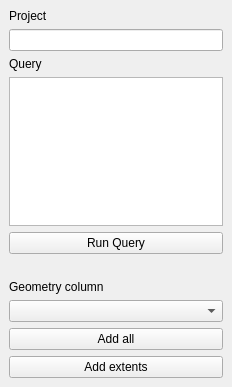
<?xml version="1.0" encoding="UTF-8"?>
<ui version="4.0">
 <class>BigQueryLayersDockWidgetBase</class>
 <widget class="QDockWidget" name="BigQueryLayersDockWidgetBase">
  <property name="geometry">
   <rect>
    <x>0</x>
    <y>0</y>
    <width>232</width>
    <height>387</height>
   </rect>
  </property>
  <property name="windowTitle">
   <string>BigQuery Layers</string>
  </property>
  <widget class="QWidget" name="dockWidgetContents">
   <layout class="QGridLayout" name="gridLayout">
    <item row="1" column="0">
     <widget class="QLineEdit" name="project_edit"/>
    </item>
    <item row="3" column="0">
     <widget class="QPlainTextEdit" name="query_edit"/>
    </item>
    <item row="0" column="0">
     <widget class="QLabel" name="project_label">
      <property name="text">
       <string>Project</string>
      </property>
     </widget>
    </item>
    <item row="2" column="0">
     <widget class="QLabel" name="query_label">
      <property name="text">
       <string>Query</string>
      </property>
     </widget>
    </item>
    <item row="6" column="0">
     <widget class="QLabel" name="query_progress_field">
      <property name="text">
       <string/>
      </property>
     </widget>
    </item>
    <item row="12" column="0">
     <widget class="QPushButton" name="add_extents_button">
      <property name="text">
       <string>Add extents</string>
      </property>
     </widget>
    </item>
    <item row="4" column="0">
     <widget class="QPushButton" name="run_query_button">
      <property name="text">
       <string>Run Query</string>
      </property>
     </widget>
    </item>
    <item row="11" column="0">
     <widget class="QPushButton" name="add_all_button">
      <property name="text">
       <string>Add all</string>
      </property>
     </widget>
    </item>
    <item row="8" column="0">
     <widget class="QComboBox" name="geometry_column_combo_box"/>
    </item>
    <item row="7" column="0">
     <widget class="QLabel" name="geometry_column_label">
      <property name="text">
       <string>Geometry column</string>
      </property>
     </widget>
    </item>
   </layout>
  </widget>
 </widget>
 <resources/>
 <connections/>
</ui>
